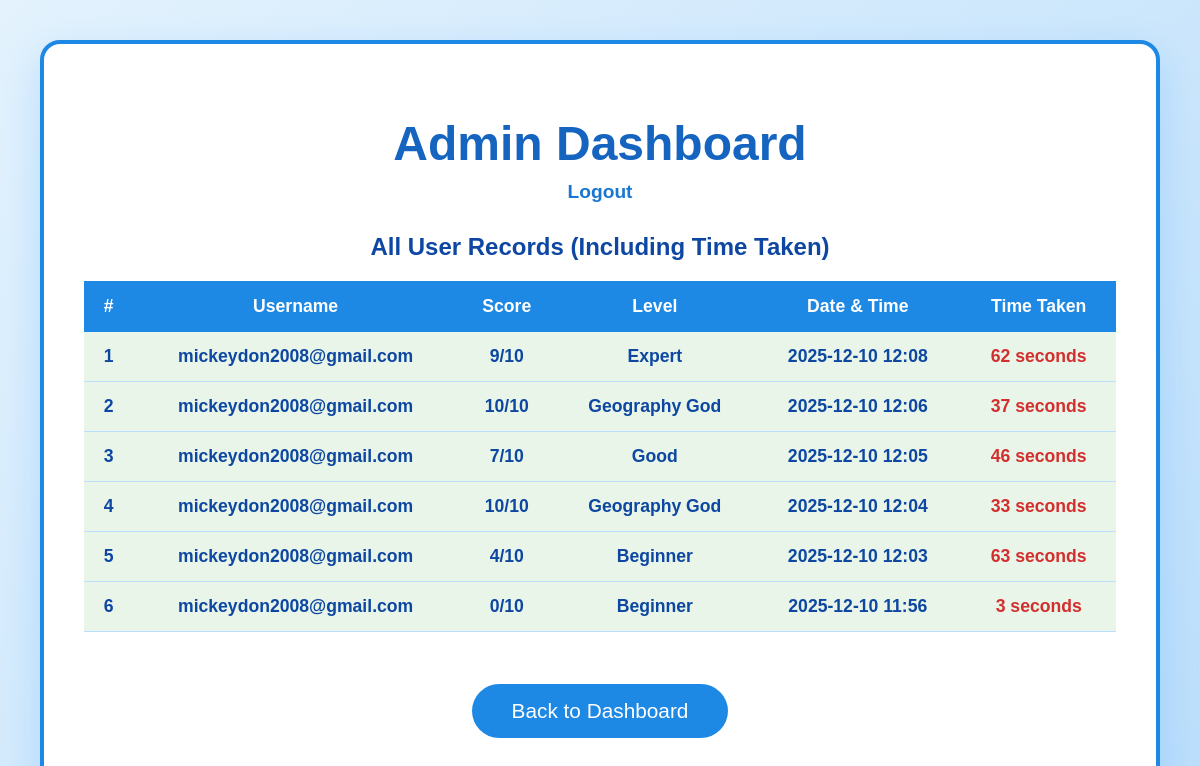
/super_admin_panel (signed in), run on the app's committed database.
### tables this page shows
CREATE TABLE records (
                 id INTEGER PRIMARY KEY AUTOINCREMENT,
                 user_id INTEGER,
                 score INTEGER,
                 level TEXT,
                 timestamp TEXT,
                 time_taken INTEGER DEFAULT 0);

CREATE TABLE users (
                 id INTEGER PRIMARY KEY AUTOINCREMENT,
                 username TEXT UNIQUE NOT NULL,
                 password TEXT NOT NULL,
                 is_admin INTEGER DEFAULT 0,
                 last_login TEXT);

### app.py (the view)
@app.route('/super_admin_panel')
def super_admin_panel():
    if session.get('username') != 'nguyen.don225@education.nsw.gov.au':
        flash("Access Denied")
        return redirect(url_for('user_home'))
    conn = sqlite3.connect('database.db')
    c = conn.cursor()
    c.execute("""SELECT r.id, u.username, r.score, r.level, r.timestamp, r.time_taken
                 FROM records r JOIN users u ON r.user_id = u.id
                 ORDER BY r.timestamp DESC""")
    records = c.fetchall()
    conn.close()
    return render_template('super_admin_panel.html', records=records)

### Templates/super_admin_panel.html (shortened to what this page needs)
<!DOCTYPE html>
<html>
<head>
    <link rel="stylesheet" href="/static/styles.css">
</head>
<body>
<div class="admin-container">
    <h1>Admin Dashboard</h1>
    <div class="logout">
        <a href="/logout">Logout</a>
    </div>
    <h2>All User Records (Including Time Taken)</h2>
    <table>
        <tr>
            <th>#</th>
            <th>Username</th>
            <th>Score</th>
            <th>Level</th>
            <th>Date & Time</th>
            <th>Time Taken</th>
        </tr>
        {% for record in records %}
        <tr {% if record[1] == 'mickeydon2008@gmail.com' or record[1] == 'nguyen.don225@education.nsw.gov.au' %}class="highlight"{% endif %}>
            <td>{{ loop.index }}</td>
            <td>{{ record[1] }}</td>
            <td>{{ record[2] }}/10</td>
            <td>{{ record[3] }}</td>
            <td>{{ record[4] }}</td>
            <td class="time-taken">{{ record[5] }} seconds</td>
        </tr>
        {% endfor %}
    </table>
    <br><br>
    <p style="text-align:center;">
        <a href="/userhome">
            <button style="padding:15px 40px; font-size:1.3em; background:#1e88e5; color:white; border:none; border-radius:50px; cursor:pointer;">
                Back to Dashboard
            </button>
        </a>
    </p>
</div>
</body>
</html>

### Static/styles.css (style rules this page uses)
body { font-family: Arial, sans-serif; background: #e3f2fd; margin: 0; padding: 20px; }
h1 { color: #1976d2; }
button { background: #1976d2; color: white; padding: 10px 20px; border: none; border-radius: 6px; cursor: pointer; }

### Templates/super_admin_panel.html (style rules this page uses)
body { background: linear-gradient(135deg, #e3f2fd, #bbdefb); font-family: Arial, sans-serif; padding: 40px; }
.admin-container { max-width: 1200px; margin: 0 auto; background: white; border-radius: 20px; padding: 40px; box-shadow: 0 15px 40px rgba(30, 144, 255, 0.2); border: 4px solid #1e88e5; }
h1 { text-align: center; color: #1565c0; font-size: 3em; margin-bottom: 10px; }
.logout { text-align: center; margin-bottom: 30px; }
.logout a { color: #1976d2; font-weight: bold; text-decoration: none; font-size: 1.2em; }
h2 { text-align: center; color: #0d47a1; margin: 30px 0 20px; }
table { width: 100%; border-collapse: collapse; margin-top: 20px; font-size: 1.1em; }
th { background: #1e88e5; color: white; padding: 15px; text-align: center; font-weight: bold; }
td { padding: 14px; text-align: center; border-bottom: 1px solid #bbdefb; }
tr:nth-child(even) { background-color: #f5fbff; }
.highlight { background-color: #e8f5e8 !important; font-weight: bold; color: #0d47a1; }
.time-taken { font-weight: bold; color: #d32f2f; }

### data on the page
records: username "mickeydon2008@gmail.com", score "9", level "Expert", timestamp "2025-12-10 12:08", time_taken "62"
records: username "mickeydon2008@gmail.com", score "10", level "Geography God", timestamp "2025-12-10 12:06", time_taken "37"
records: username "mickeydon2008@gmail.com", score "7", level "Good", timestamp "2025-12-10 12:05", time_taken "46"
records: username "mickeydon2008@gmail.com", score "10", level "Geography God", timestamp "2025-12-10 12:04", time_taken "33"
records: username "mickeydon2008@gmail.com", score "4", level "Beginner", timestamp "2025-12-10 12:03", time_taken "63"
records: username "mickeydon2008@gmail.com", score "0", level "Beginner", timestamp "2025-12-10 11:56", time_taken "3"
